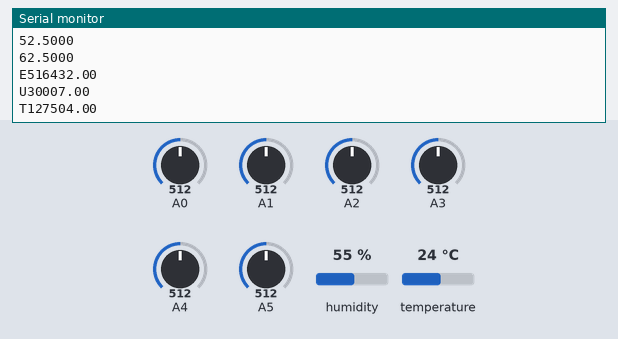
The sketch below on a simulated Arduino Uno WiFi Rev2. Shown: the last lines printed to the serial monitor. Wiring (inferred from the names in the program): BME280 sensor at I2C address 0x76. The test bench sets the inputs (shaded band); at power-on: humidity 55 %, A0 = 512, A1 = 512, A2 = 512, A3 = 512, A4 = 512, A5 = 512, temperature 24 °C.

Above: at 4.3 s.
4.4 s: humidity set to 22 %
At 5.8 s:
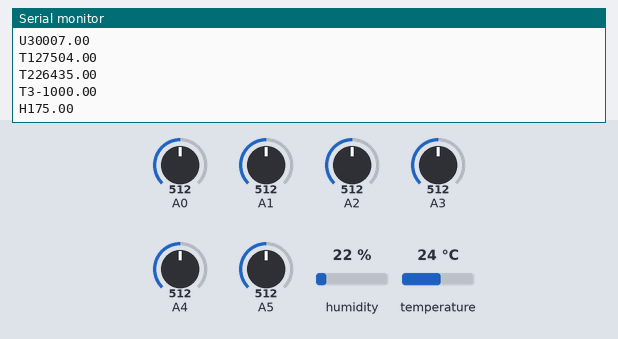
7.8 s: A0 set to 716
At 8.9 s:
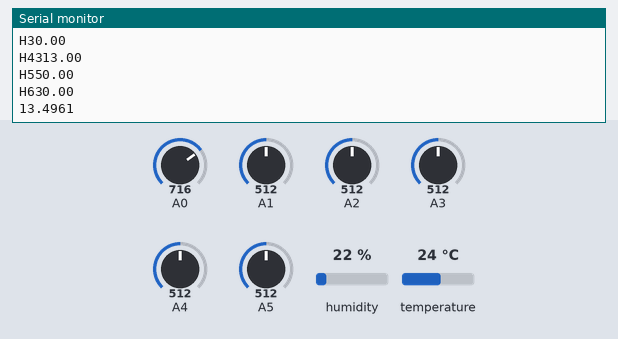
11.2 s: A1 set to 716
At 11.9 s:
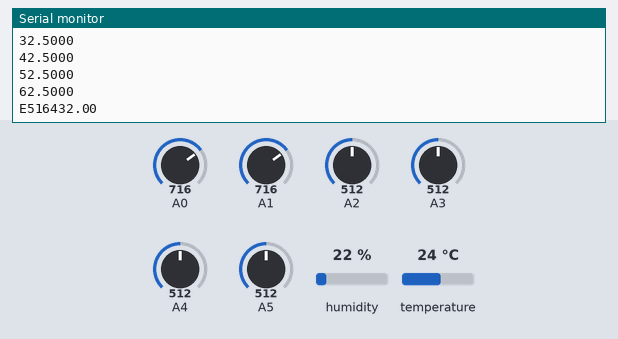
14.6 s: A2 set to 716
At 14.6 s:
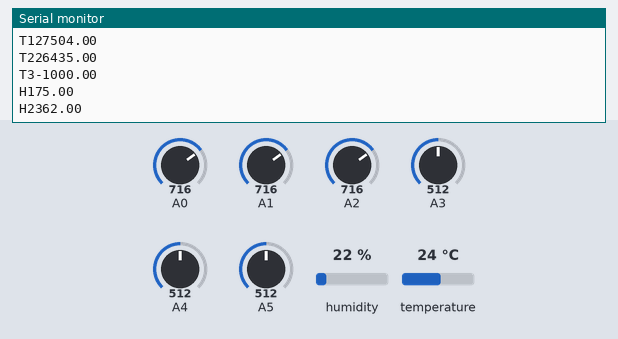
18.0 s: A3 set to 716
At 20.9 s:
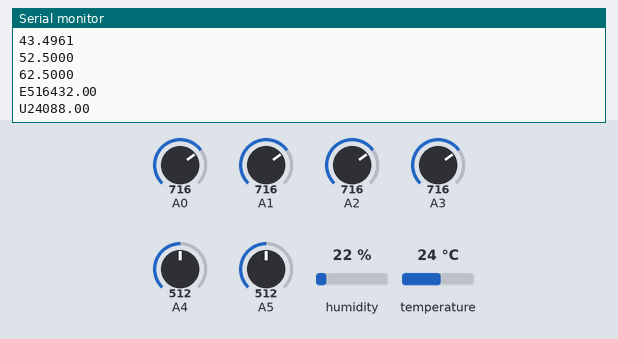
21.4 s: A4 set to 716
At 21.9 s:
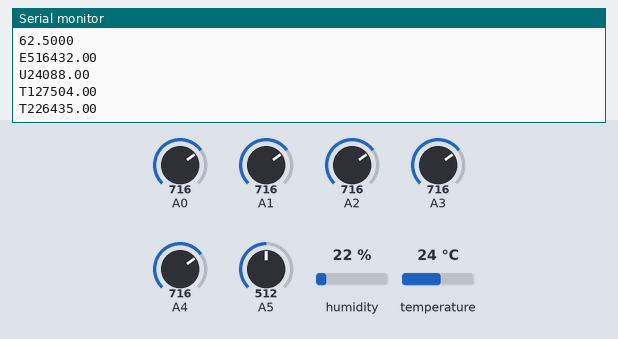
Timing chart, 0 to 24.4 s (numbered marks = the images above; inputs shaded):
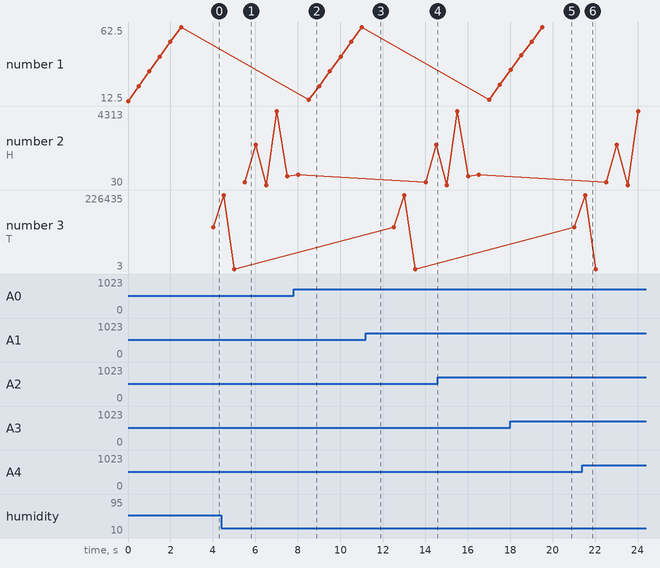

The sketch:

TcpClientArduinoUniWifiRev2.ino
```cpp
#include <SPI.h>
#include <WiFiNINA.h>
#include <Arduino.h>
#include <Wire.h>
#include <BME280.h>
#define DELAYTIME 500


#define WIFI_OFFICE


#ifdef WIFI_HOME
char ssid[] = "TANASE";  //"Office"                           //  your network SSID (name)
char pass[] = "3629678427"; // "erasure hunter mangle hydrated"      your network password
IPAddress server(192, 168, 2,206);
#endif


#ifdef WIFI_OFFICE
char ssid[] = "Office" ;                         //  your network SSID (name)
char pass[] = "erasure hunter mangle hydrated" ;//     your network password
IPAddress server(192, 168, 11,166);
//IPAddress server(192, 168, 11,184);

#endif
int status = WL_IDLE_STATUS;

// Initialize the client library
WiFiClient client;

int analogPin[6];
float voltageAtAdcPin;
int i;
int32_t humidityData;
int32_t tempData;

/*
DIG_T1: unsigned short
DIG_T2/3: signed short
*/

unsigned short dig_T1;
signed short dig_T2, dig_T3;

// humidity compensation data
unsigned char dig_H1, dig_H3;
signed short dig_H2, dig_H4, dig_H5;
unsigned char dig_H6;
String  TcpStringData;

void SetupTcpConnection()
{
  Serial.begin(115200);
  // Serial.println("Attempting to connect to WPA network...");
  // Serial.print("SSID: ");
  // Serial.println(ssid);

  // status = WiFi.begin(ssid, pass);
  // if (status != WL_CONNECTED)
  // {
  //   Serial.println("Couldn't get a wifi connection");
  //   // don't do anything else:
  //   while (true)
  //     ;
  // }
  // else
  // {
  //   Serial.println("Connected to wifi");
  //   Serial.println("\nStarting connection...");
  //   // if you get a connection, report back via serial:
  //   if (client.connect(server, 80))
  //   {
  //     Serial.println("connected");
  //   }
  // }
}
void TestWiFiConnection()
//test if always connected
{
  int StatusWiFi=WiFi.status();
  if(StatusWiFi==WL_CONNECTION_LOST || StatusWiFi==WL_DISCONNECTED || StatusWiFi==WL_SCAN_COMPLETED) //if no connection
  {
      WiFiReconnect(); //if my SSID is present, connect
  }
}

void WiFiReconnect()
//connect to my SSID
{
 status= WL_IDLE_STATUS;
 while(status!=WL_CONNECTED)
  {
    status = WiFi.begin(ssid,pass);
    delay(500);
  }
}

void ConfigAnalogPins()
{
  analogPin[0] = A0;
  analogPin[1] = A1;
  analogPin[2] = A2;
  analogPin[3] = A3;
  analogPin[4] = A4;
  analogPin[5] = A5;
};

void InitBme280I2c()
{
  //Wire.begin(address)
  // address: the 7-bit slave address (optional); if not specified, join the bus as a master.
  // The Wire library can do at least 50kHz up to 400kHz for a normal Arduino Uno.
  // The default is 100kHz. A function Wire.setClock set the clock speed.
  Wire.begin();
  Wire.beginTransmission(BME280Address);                      // transmit to device
  Wire.write(BME280_CTRL_MEAS);                               // sets register pointer to the command register (0x00)
  Wire.write(BME280_NORMAL_MODE | BME280_TEMP_OVERAMPLING_1); // sets register pointer to the command register (0x00)
  Wire.endTransmission();

  Wire.beginTransmission(BME280Address); // transmit to device
  Wire.write(BME280_CTRL_HUM);           // sets register pointer to the command register (0x00)
  Wire.write(BME280_HU_OVERAMPLING_1);   // sets register pointer to the command register (0x00)
  Wire.endTransmission();
}

// 0xFD: hum_msb[7:0] contains msb part of hum[15:8] of the raw humidity measurement output data
// 0xFE: hum_lsb[7:0] contains lsb part of hum[7:0] of the raw humidity measurement output data
int32_t ReadBME280HumidityData()
{
  int32_t reading = 0;
  Wire.beginTransmission(BME280Address); // transmit to device
  Wire.write(BME280_HUMIDITY_REG);       // sets register pointer to the command register (0x00)
  Wire.endTransmission();                // stop transmitting

  Wire.beginTransmission(BME280Address); // transmit to device
  Wire.requestFrom(BME280Address, 2);    // request 2 bytes from slave device
  //Wire.beginTransmission(BME280Address); // transmit to device

  if (2 <= Wire.available())
  { // if two bytes were received

    reading = Wire.read(); // receive high byte (overwrites previous reading)

    reading = reading << 8; // shift high byte to be high 8 bits

    reading |= Wire.read(); // receive low byte as lower 8 bits

    //Serial.println(reading);   // print the reading
  }
  Wire.endTransmission();
  return reading;
}

int32_t ReadBME280TempData()
{
  int32_t reading = 0;
  Wire.beginTransmission(BME280Address); // transmit to device
  Wire.write(BME280_TEMP_REG);           // sets register pointer to the command register (0x00)
  Wire.endTransmission();                // stop transmitting

  Wire.beginTransmission(BME280Address); // transmit to device
  Wire.requestFrom(BME280Address, 3);    // request 2 bytes from slave device
  //Wire.beginTransmission(BME280Address); // transmit to device

  if (3 <= Wire.available())
  { // if two bytes were received

    reading = Wire.read(); // receive high byte (overwrites previous reading)

    reading = reading << 12; // shift high byte to be high 8 bits

    reading |= Wire.read() << 4; // receive low byte as lower 8 bits

    reading |= Wire.read() & (0x0F);

    //Serial.println(reading);   // print the reading
  }
  Wire.endTransmission();
  return reading;
}

int16_t ReadCompRegister(byte registerAddress)
{
  int16_t data = 0;
  Wire.beginTransmission(BME280Address); // transmit to device
  Wire.write(byte(registerAddress));     // sets register pointer to the command register (0x00)
  Wire.endTransmission();                // stop transmitting

  // dig_H3 data
  Wire.beginTransmission(BME280Address); // transmit to device
  Wire.requestFrom(BME280Address, 1);    // request 1 bytes from slave device
  //Wire.beginTransmission(BME280Address); // transmit to device
  data = Wire.read();
  Wire.endTransmission(); // stop transmitting

  return data; // receive high byte (overwrites previous reading)
}
unsigned char ReadRegister(unsigned char registerAddress)
{
  unsigned char data = 0;
  Wire.beginTransmission(BME280Address); // transmit to device
  Wire.write(byte(registerAddress));     // sets register pointer to the command register (0x00)
  Wire.endTransmission();                // stop transmitting

  // dig_H3 data
  Wire.beginTransmission(BME280Address); // transmit to device
  Wire.requestFrom(BME280Address, 1);    // request 1 bytes from slave device
  //Wire.beginTransmission(BME280Address); // transmit to device
  data = Wire.read();
  Wire.endTransmission(); // stop transmitting
  return data;            // receive high byte (overwrites previous reading)
}

char ReadDigH6Register()
{
  char data = 0;
  Wire.beginTransmission(BME280Address); // transmit to device
  Wire.write(DIG_H6_REGISTER_ADDRESS);   // sets register pointer to the command register (0x00)
  Wire.endTransmission();                // stop transmitting

  // dig_H3 data
  Wire.beginTransmission(BME280Address); // transmit to device
  Wire.requestFrom(BME280Address, 1);    // request 1 bytes from slave device
  //Wire.beginTransmission(BME280Address); // transmit to device
  data = Wire.read();
  Wire.endTransmission(); // stop transmitting
  return data;            // receive high byte (overwrites previous reading)
}

void ReadAllHumidityCompRegister()
{
  int16_t dataHi, dataLo;
  dig_H1 = ReadRegister(DIG_H1_REGISTER_ADDRESS);
  // register address 0xE1/0xE2, data dig_H2[7:0]/[15:8]
  dataLo = ReadCompRegister(DIG_H2_LO_REGISTER_ADDRESS);
  dataHi = ReadCompRegister(DIG_H2_HI_REGISTER_ADDRESS);

  dig_H2 = (dataHi) << 8 | (dataLo);

  dig_H3 = ReadRegister(DIG_H3_REGISTER_ADDRESS);

  dataHi = ReadCompRegister(DIG_H4_HI_REGISTER_ADDRESS);
  dataLo = ReadCompRegister(DIG_H4_H5_REGISTER_ADDRESS);
  dig_H4 = (dataHi << 4) | (dataLo & 0x000F); // dig_H4[11:4]/[3:0]

  dataHi = ReadCompRegister(DIG_H5_HI_REGISTER_ADDRESS); // dig_H5[11:4]
  dig_H5 = (dataHi << 4) | ((dataLo & 0x00F0) >> 4);     // // dig_H5[11:4]/[3:0]   0xE6,0xE5[7:4]

  dig_H6 = ReadDigH6Register();
}

void ReadDigT1TempCompRegister()
{
  unsigned short dataHi, dataLo;
  dataLo = ReadCompRegister(DIG_T1_LO_REGISTER_ADDRESS);
  dataHi = ReadCompRegister(DIG_T1_HI_REGISTER_ADDRESS);
  dig_T1 = (dataHi << 8) | dataLo;
}

void ReadAllTempCompRegister()
{
  int16_t dataHi, dataLo;
  // dataLo=ReadCompRegister(DIG_T1_LO_REGISTER_ADDRESS);
  // dataHi=ReadCompRegister(DIG_T1_HI_REGISTER_ADDRESS);
  // dig_T1=(dataHi<<8)|dataLo;

  // register address 0xE1/0xE2, data dig_H2[7:0]/[15:8]
  dataLo = ReadCompRegister(DIG_T2_LO_REGISTER_ADDRESS);
  dataHi = ReadCompRegister(DIG_T2_HI_REGISTER_ADDRESS);
  dig_T2 = (dataHi << 8) | dataLo;

  dataLo = ReadCompRegister(DIG_T3_LO_REGISTER_ADDRESS);
  dataHi = ReadCompRegister(DIG_T3_HI_REGISTER_ADDRESS);
  dig_T3 = (dataHi << 8) | dataLo;
}

void  SendCompensationDataByTCP(String registerID, unsigned short dataToSend)
{
  TcpStringData= registerID + String(dataToSend)+".00";
  Serial.println(TcpStringData);
  Serial.flush();
  delay(DELAYTIME);
}

void  SendCompensationDataByTCP(String registerID, signed short dataToSend)
{
  TcpStringData= registerID + String(dataToSend)+".00";
  Serial.println(TcpStringData);
  Serial.flush();
  delay(DELAYTIME);
}

void  SendCompensationDataByTCP(String registerID, char dataToSend)
{
  TcpStringData= registerID + String(dataToSend)+".00";
  Serial.println(TcpStringData);
  Serial.flush();
  delay(DELAYTIME);
}

void  SendCompensationDataByTCP(String registerID, unsigned char dataToSend)
{
  TcpStringData= registerID + String(dataToSend)+".00";
  Serial.println(TcpStringData);
  Serial.flush();
  delay(DELAYTIME);
}


void SendAllCompensationData()
{
  ReadAllHumidityCompRegister();
  ReadDigT1TempCompRegister();
  ReadAllTempCompRegister();
  // use serial port console to see what is printed
  // Send the Humidity Data and its compensation the the SerialPort
  // Compensation algorithm, Page 26:
  // https://www.bosch-sensortec.com/media/boschsensortec/downloads/datasheets/bst-bme280-ds002.pdf
  // unsigned char dig_H1,dig_H3;
  // signed short dig_H2,dig_H4,dig_H5;
  SendCompensationDataByTCP("T1",dig_T1);
  SendCompensationDataByTCP("T2",dig_T2);
  SendCompensationDataByTCP("T3",dig_T3);

  SendCompensationDataByTCP("H1",dig_H1);
  SendCompensationDataByTCP("H2",dig_H2);
  SendCompensationDataByTCP("H3",dig_H3);
  SendCompensationDataByTCP("H4",dig_H4);
  SendCompensationDataByTCP("H5",dig_H5);
  SendCompensationDataByTCP("H6",dig_H6);

}
void SendADCData()
{
  for (i = 0; i < 6; i++)
  {
    voltageAtAdcPin = (float)analogRead(analogPin[i]) / 1024 * 5; // read the input pin
    TcpStringData=String(i + 1)+String(voltageAtAdcPin,4);
    Serial.println(TcpStringData);
    //Serial.flush();
    delay(DELAYTIME);
  }
}
void setup()
{
  Serial.begin(115200);
  ConfigAnalogPins();
  InitBme280I2c();
  // SetupTcpConnection();
  //SendAllCompensationData();
  //SendCompensationDataByTCP();
}
void loop()
{
  // send the Gas Sensor ADC value to the SerialPort
  //TestWiFiConnection();
  SendADCData();
  // this is the temparature data
  tempData = ReadBME280TempData();
  TcpStringData="E" +String(tempData)+".00";
  Serial.println(TcpStringData);
  //Serial.flush();
  delay(DELAYTIME);

  humidityData = ReadBME280HumidityData();//+".00";
  TcpStringData="U" +String(humidityData)+".00";
  Serial.println(TcpStringData);
  // Serial.flush();
  delay(DELAYTIME);
  SendAllCompensationData();
}
```

BME280.h
```cpp
#define BME280Address 0x76
#define BME280_CTRL_MEAS 0xF4
#define BME280_CTRL_HUM 0xF2

#define BME280_HUMIDITY_REG 0xFD
#define BME280_TEMP_REG 0xFA
#define BME280_NORMAL_MODE 0x03
#define BME280_TEMP_OVERAMPLING_1 0x01 << 5
#define BME280_HU_OVERAMPLING_1 0x01

//DIG_T1: unsigned short
//DIG_T2/3: signed short
#define DIG_T1_LO_REGISTER_ADDRESS 0x88
#define DIG_T1_HI_REGISTER_ADDRESS 0x89
#define DIG_T2_LO_REGISTER_ADDRESS 0x8A
#define DIG_T2_HI_REGISTER_ADDRESS 0x8B
#define DIG_T3_LO_REGISTER_ADDRESS 0x8C
#define DIG_T3_HI_REGISTER_ADDRESS 0x8D

#define DIG_H1_REGISTER_ADDRESS 0xA1
#define DIG_H2_LO_REGISTER_ADDRESS 0xE1
#define DIG_H2_HI_REGISTER_ADDRESS 0xE2

#define DIG_H3_REGISTER_ADDRESS 0xE3
#define DIG_H4_HI_REGISTER_ADDRESS 0xE4
#define DIG_H4_H5_REGISTER_ADDRESS 0xE5
#define DIG_H5_HI_REGISTER_ADDRESS 0xE6
#define DIG_H6_REGISTER_ADDRESS 0xE7
```

Measured:
- after the input at 7.8 s, the serial monitor: prints a new line after 0.71 s (image 2)
- after the input at 18.0 s, the serial monitor: prints a new line after 0.52 s (image 5)
